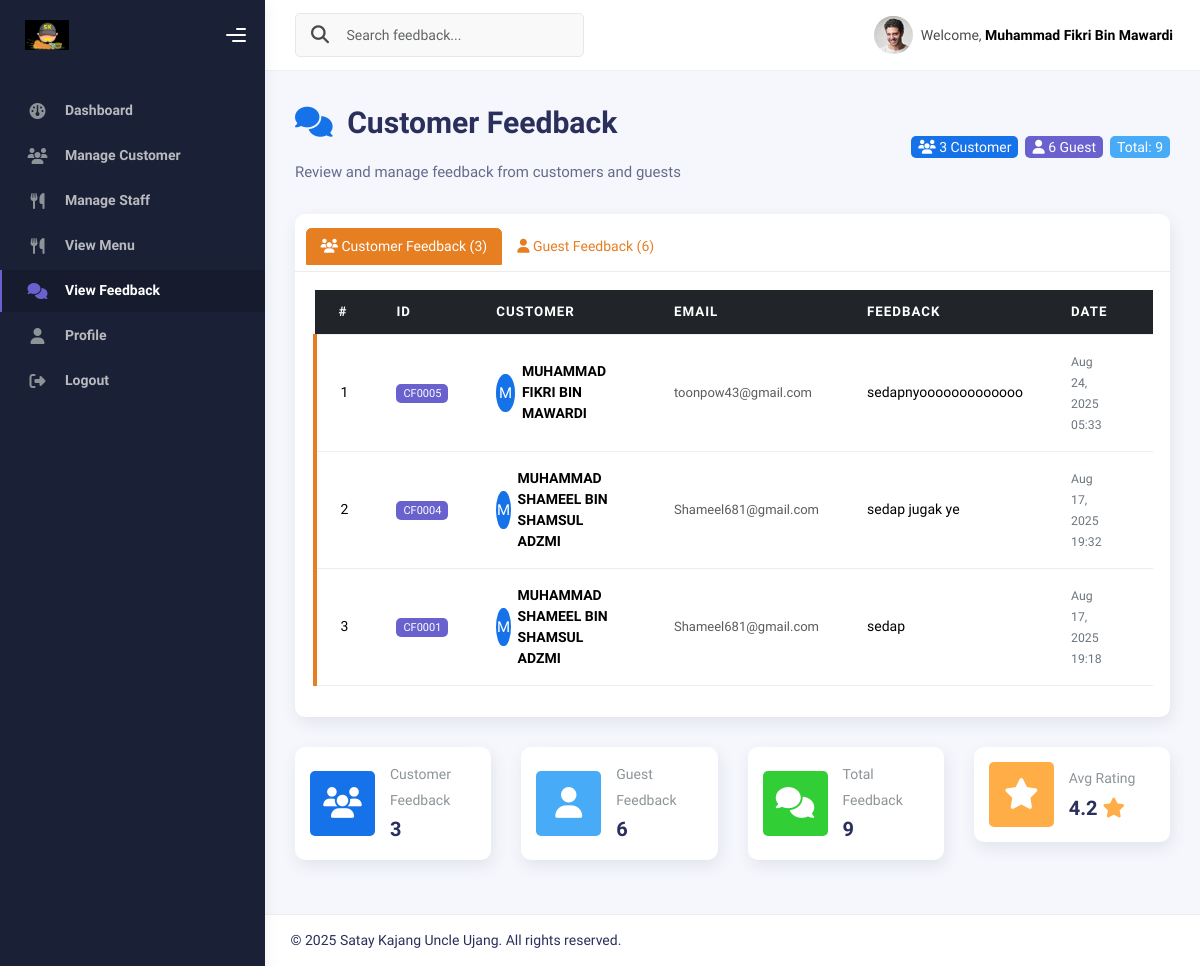
Page /admin/admin_viewfeedback.php (signed in) on the committed database.
### tables this page shows
CREATE TABLE `feedback_customer` (
  `id` int(11) NOT NULL,
  `customer_name` varchar(100) NOT NULL,
  `customer_email` varchar(100) NOT NULL,
  `feedback` text NOT NULL,
  `created_at` timestamp NOT NULL DEFAULT current_timestamp()
);

### admin/admin_viewfeedback.php (the view, shortened to what the rows shown need)
<?php
require_once '../connect.php';
$customer_feedback = $conn->query("SELECT * FROM feedback_customer ORDER BY created_at DESC");
$customer_count = $customer_feedback ? $customer_feedback->num_rows : 0;
?>
<!DOCTYPE html>
<html lang="en">
<head>
    <link rel="stylesheet" href="../assets/css/bootstrap.min.css" />
    <link rel="stylesheet" href="../assets/css/plugins.min.css" />
    <link rel="stylesheet" href="../assets/css/kaiadmin.min.css" />
    <link rel="stylesheet" href="https://cdnjs.cloudflare.com/ajax/libs/font-awesome/6.4.2/css/all.min.css" />
</head>
<body>
    <div class="wrapper">
        <div class="main-panel">
            <div class="container">
                <div class="page-inner">
                    <div class="d-flex align-items-left align-items-md-center flex-column flex-md-row pt-2 pb-4">
                        <div>
                            <h1 class="fw-bold mb-3">
                                <i class="fa-solid fa-comments text-primary me-2"></i>
                                Customer Feedback
                            </h1>
                        </div>
                    </div>
                    <div class="card">
                        <div class="card-body">
                            <div class="tab-content" id="feedbackTabContent">
                                <div class="tab-pane fade show active" id="customer-feedback" role="tabpanel">
                                    <?php if ($customer_count > 0): ?>
                                        <div class="table-responsive">
                                            <table class="table table-hover">
                                                <thead class="table-dark">
                                                    <tr>
                                                        <th>#</th>
                                                        <th>ID</th>
                                                        <th>Customer</th>
                                                        <th>Email</th>
                                                        <th>Feedback</th>
                                                        <th>Date</th>
                                                        <th>Actions</th>
                                                    </tr>
                                                </thead>
                                                <tbody>
                                                    <?php
                                                    $customer_feedback->data_seek(0);
                                                    $no = 1;
                                                    while ($row = $customer_feedback->fetch_assoc()):
                                                    ?>
                                                    <tr class="feedback-card">
                                                        <td><?= $no++ ?></td>
                                                        <td>
                                                            <span class="badge badge-secondary">CF<?= sprintf('%04d', $row['id']) ?></span>
                                                        </td>
                                                        <td>
                                                            <div class="d-flex align-items-center">
                                                                <div class="avatar avatar-sm me-2">
                                                                    <span class="avatar-title rounded-circle bg-primary">
                                                                        <?= strtoupper(substr($row['customer_name'], 0, 1)) ?>
                                                                    </span>
                                                                </div>
                                                                <strong><?= htmlspecialchars($row['customer_name']) ?></strong>
                                                            </div>
                                                        </td>
                                                        <td>
                                                            <small class="text-muted"><?= htmlspecialchars($row['customer_email']) ?></small>
                                                        </td>
                                                        <td>
                                                            <div class="feedback-content" style="max-height: 100px; overflow-y: auto;">
                                                                <?= nl2br(htmlspecialchars(substr($row['feedback'], 0, 150))) ?>
                                                            </div>
                                                        </td>
                                                        <td>
                                                            <small class="feedback-time"><?= date('M d, Y H:i', strtotime($row['created_at'])) ?></small>
                                                        </td>
                                                        <td>
                                                        </td>
                                                    </tr>
                                                    <?php endwhile; ?>
                                                </tbody>
                                            </table>
                                        </div>
                                    <?php endif; ?>
                                </div>
                            </div>
                        </div>
                    </div>
                </div>
            </div>
            </div>
        </div>
    </body>
</html>

### rows in the picture
feedback_customer: id "0005", customer_name "M", customer_name "MUHAMMAD FIKRI BIN MAWARDI", customer_email "toonpow43@gmail.com", feedback "sedapnyooooooooooooo", created_at "Aug 24, 2025 05:33"
feedback_customer: id "0004", customer_name "M", customer_name "MUHAMMAD SHAMEEL BIN SHAMSUL ADZMI", customer_email "Shameel681@gmail.com", feedback "sedap jugak ye", created_at "Aug 17, 2025 19:32"
feedback_customer: id "0001", customer_name "M", customer_name "MUHAMMAD SHAMEEL BIN SHAMSUL ADZMI", customer_email "Shameel681@gmail.com", feedback "sedap", created_at "Aug 17, 2025 19:18"

### other values in the picture
$_SESSION['admin_name'] "Muhammad Fikri Bin Mawardi"
$customer_count "3"
$guest_count "6"
$customer_count + $guest_count "9"
